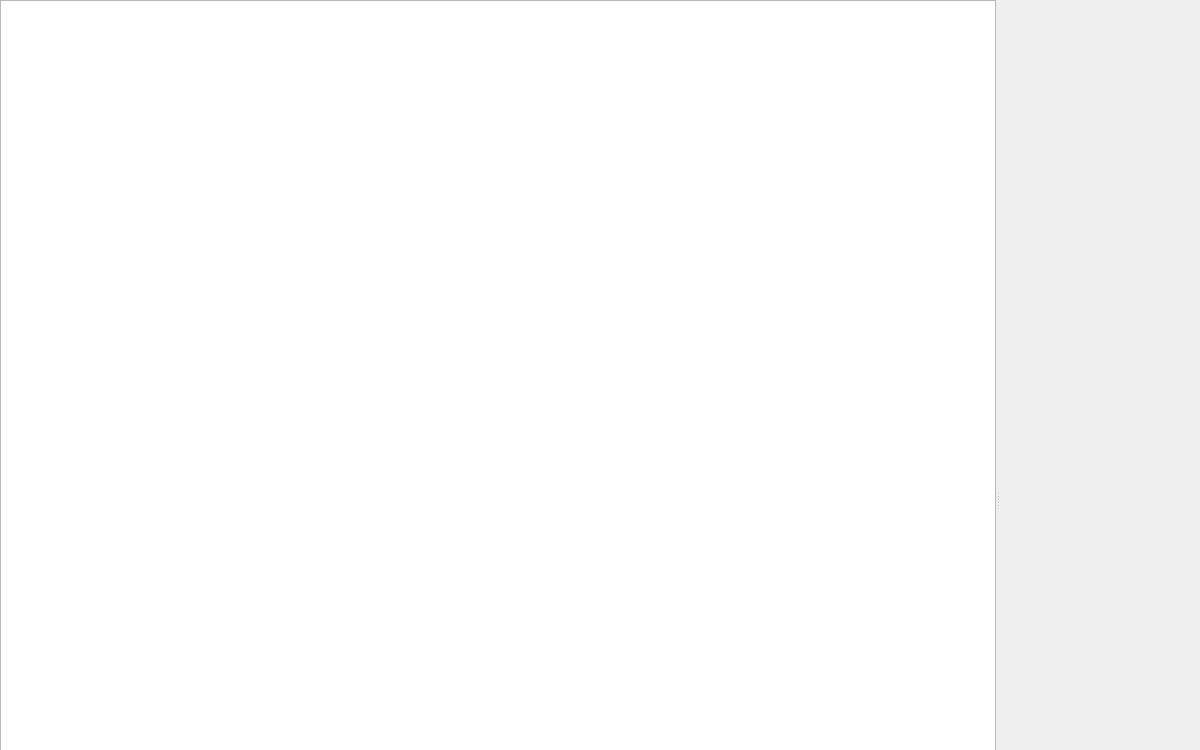
<?xml version="1.0" encoding="UTF-8"?>
<ui version="4.0">
 <class>BaseInfo</class>
 <widget class="QWidget" name="BaseInfo">
  <property name="geometry">
   <rect>
    <x>0</x>
    <y>0</y>
    <width>1200</width>
    <height>750</height>
   </rect>
  </property>
  <property name="windowTitle">
   <string>Form</string>
  </property>
  <widget class="QSplitter" name="splitter">
   <property name="geometry">
    <rect>
     <x>0</x>
     <y>0</y>
     <width>1000</width>
     <height>1000</height>
    </rect>
   </property>
   <property name="orientation">
    <enum>Qt::Horizontal</enum>
   </property>
   <widget class="QListView" name="listView"/>
   <widget class="QStackedWidget" name="stackedWidget"/>
  </widget>
 </widget>
 <resources/>
 <connections/>
</ui>
